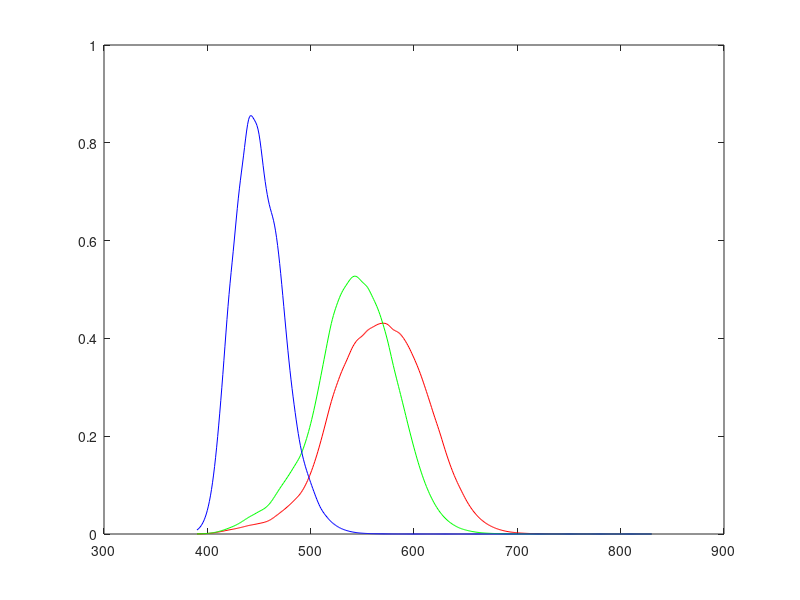

The MATLAB source for this figure: (Note: this script raises an error after producing the figure.)
% how are the cones answers?

load data/good_cones_answers.mat;

figure(31), hold off, plot(cones_answers(:,1), cones_answers(:,2), 'red')  % long
hold on, plot(cones_answers(:,1), cones_answers(:,3), 'green')  % mid
hold on, plot(cones_answers(:,1), cones_answers(:,4), 'blue')  % short

% how is the reflectance of the C color, i.e. 5Y 8.5/10?

load data/munsell380_800_1.mat;

index = find(ismember(S, {'2.5PB 7/8'}));  % cells to compare whole strings!

hold on, plot(380:800, munsell(1:end, index), '+c')

% how are the illuminants?

illum = [1.31, 1.9, 1.68];

illuminantL=illum(1)*normpdf([380:800], 630, 4.5);
illuminantM=illum(2)*normpdf([380:800], 530, 4.5);
illuminantS=illum(3)*normpdf([380:800], 450, 4.5);

hold on, aS = area(380:800, illuminantS)
aS.FaceColor = 'blue';
hold on, aM = area(380:800, illuminantM)
aM.FaceColor = 'green';
hold on, aL = area(380:800, illuminantL)
aL.FaceColor = 'red';

% Presentation

xlabel('wavelength (nm)'), ylabel('energy (legend)')
arbitrary('long range wavelength cones answer', 'mid range', 'short range', 'reflectance of color 2.5PB 7/8, kind of blue', 'blue illuminant', 'green', 'red')
